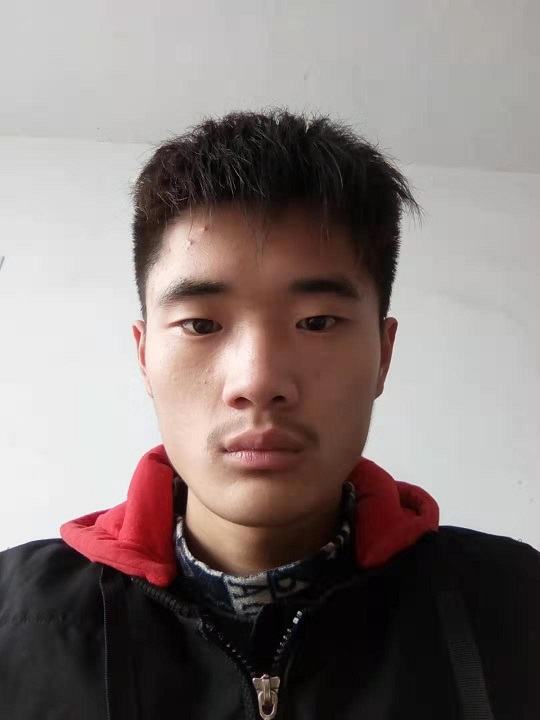
#> input picture hx.jpg, 540 x 720 px
$ python face_kuang.py
#> lines starting #> are read from the running program, lines starting #| are printed output that depends on the picture; after the words box and inside, x2 and y2 are one past the last pixel; in counts of white or black regions, pixels touching at a corner belong together
import cv2
import numpy as np
face_cascade=cv2.CascadeClassifier("C:/Python27/Lib/site-packages/cv2/data/haarcascade_frontalface_default.xml")
eye_cascade=cv2.CascadeClassifier("C:/Python27/Lib/site-packages/cv2/data/haarcascade_eye.xml")
i = cv2.imread('hx.jpg')
#> i is the input picture: shape (720, 540, 3); mean B, G, R 120.5, 122.7, 133.9
print (i.shape)
#| (720, 540, 3)
gray=cv2.cvtColor(i,cv2.COLOR_BGR2GRAY)
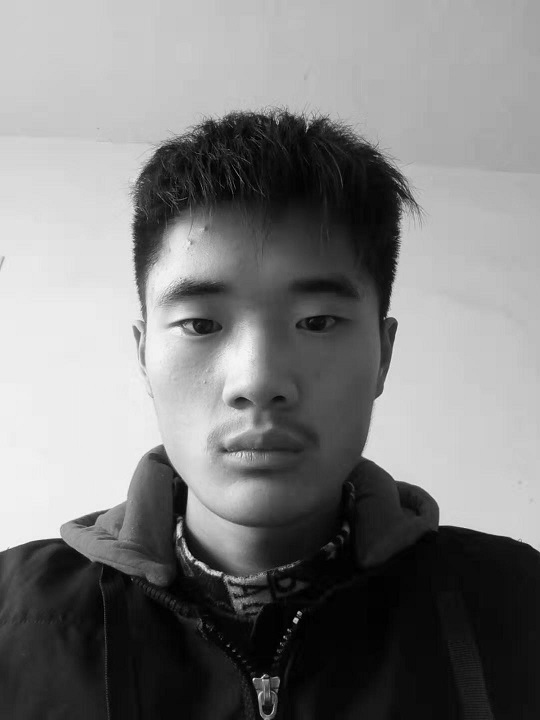
#> gray: shape (720, 540); min 0, max 253, mean 125.8
faces = face_cascade.detectMultiScale(
    gray,
    scaleFactor = 1.1,
    minNeighbors = 5,
    minSize = (5,5),
)
#> faces = [[105, 205, 304, 304]]
l=len(faces)
#> l = 1
print (l)
#| 1
for (x,y,w,h) in faces:
    cv2.rectangle(i,(x,y),(x+w,y+h),(255,0,0),2)
    cv2.putText(i,'face',(w//2+x,y-h//5),cv2.FONT_HERSHEY_PLAIN,2.0,(255,255,255),2,1)
    roi_gray = gray[y:y+h, x:x+w]
    roi_color = i[y:y+h, x:x+w]
    eyes = eye_cascade.detectMultiScale(roi_gray)
#> this loop made 1 pass
#> (x, y, w, h, eyes) on pass 1: (105, 205, 304, 304, [[58, 85, 69, 69], [172, 77, 75, 75]])
#> pass 1, `roi_gray = gray[y:y+h, x:x+w]`:
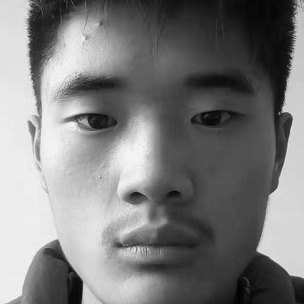
#> roi_gray: shape (304, 304); min 1, max 247, mean 124.4
#> pass 1, `roi_color = i[y:y+h, x:x+w]`:
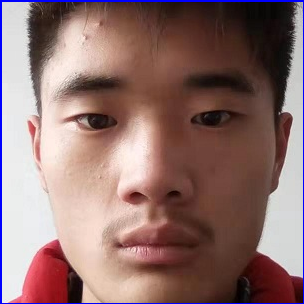
#> roi_color: shape (304, 304, 3); mean B, G, R 111.1, 113.6, 143.5
#> after the loop:
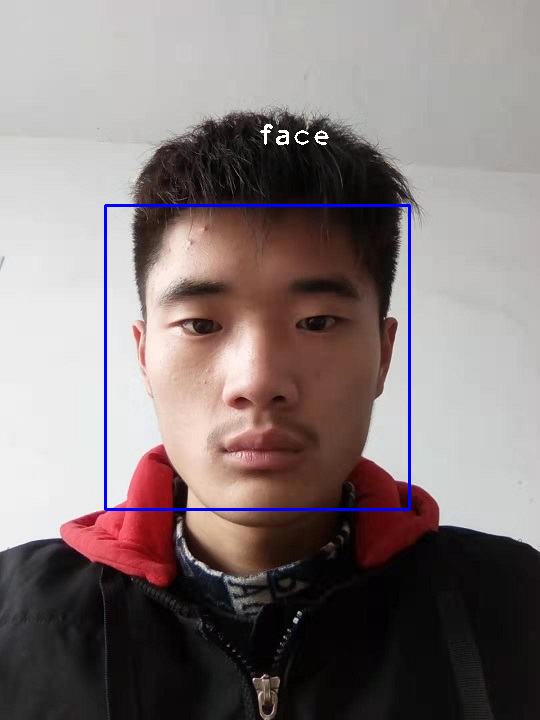
#> i: shape (720, 540, 3); 1.04% of pixels changed, all inside (x1, y1, x2, y2) = (104, 124, 411, 511)
cv2.putText(i,"face count",(20,20),cv2.FONT_HERSHEY_PLAIN,2.0,(255,255,255),2,1)
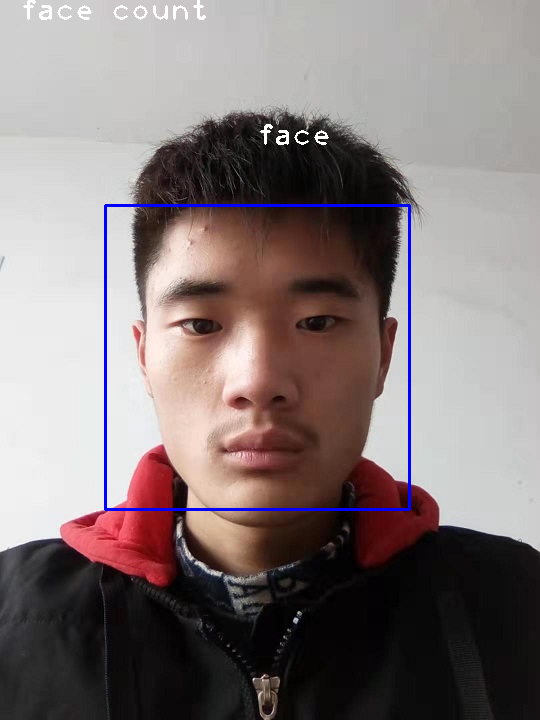
#> i: shape (720, 540, 3); 0.22% of pixels changed, all inside (x1, y1, x2, y2) = (23, 0, 206, 20)
cv2.putText(i,str(l),(230,20),cv2.FONT_HERSHEY_PLAIN,2.0,(255,255,255),2,1)
#> i: shape (720, 540, 3); 0.02% of pixels changed, all inside (x1, y1, x2, y2) = (235, 0, 242, 20)
#cv2.putText(i,"eyes count",(20,60),cv2.FONT_HERSHEY_PLAIN,2.0,(255,255,255),2,1)
print (i.shape)	#cv2.putText(i,str(r),(230,60),cv2.FONT_HERSHEY_PLAIN,2.0,(255,255,255),2,1)
#| (720, 540, 3)
cv2.imshow("img",i)
cv2.waitKey(0)

$ run again, with a.jpg copied over hx.jpg
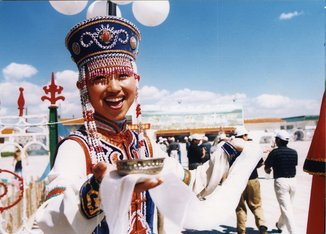
#> input picture a.jpg, 326 x 234 px
#> i is the input picture: shape (234, 326, 3); mean B, G, R 170.1, 158.4, 155.9
#| (234, 326, 3)
#> `gray=cv2.cvtColor(i,cv2.COLOR_BGR2GRAY)`:
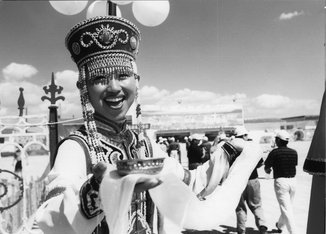
#> gray: shape (234, 326); min 1, max 255, mean 159
#> faces = [[82, 53, 62, 62]]
#> l = 1
#| 1
#> the loop `for (x,y,w,h) in faces:` made 1 pass
#> `cv2.putText(i,"face count",(20,20),cv2.FONT_HERSHEY_PLAIN,2.0,(255,255..`:
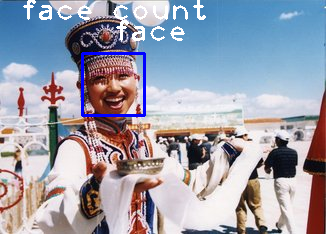
#> i: shape (234, 326, 3); mean B, G, R 172.6, 159, 157
#| (234, 326, 3)

$ run again, with b.jpg copied over hx.jpg
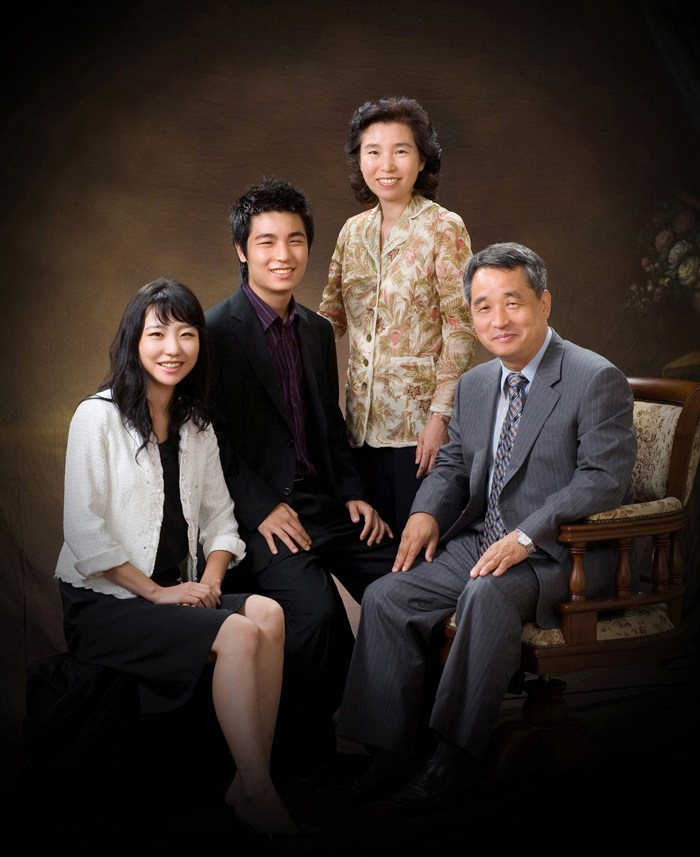
#> input picture b.jpg, 700 x 857 px
#> i is the input picture: shape (857, 700, 3); mean B, G, R 39.9, 45.4, 55.5
#| (857, 700, 3)
#> faces = [[351, 124, 70, 70], [243, 212, 74, 74], [380, 259, 57, 57], [459, 272, 82, 82], [135, 307, 72, 72]]
#> l = 5
#| 5
#> the loop `for (x,y,w,h) in faces:` made 5 passes
#> (x, y, w, h, eyes) on passes 1, 2, 4, 5: (351, 124, 70, 70, [[12, 19, 21, 21], [39, 17, 21, 21]]), (243, 212, 74, 74, [[12, 18, 25, 25]]), (459, 272, 82, 82, [[40, 20, 24, 24], [14, 23, 24, 24]]), (135, 307, 72, 72, [[11, 17, 21, 21], [40, 16, 23, 23]])
#> pass 1, `roi_color = i[y:y+h, x:x+w]`:
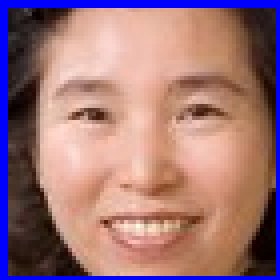
#> roi_color: shape (70, 70, 3) (shown 4 times larger); mean B, G, R 120.9, 116.6, 157.2
#> `cv2.putText(i,"face count",(20,20),cv2.FONT_HERSHEY_PLAIN,2.0,(255,255..`:
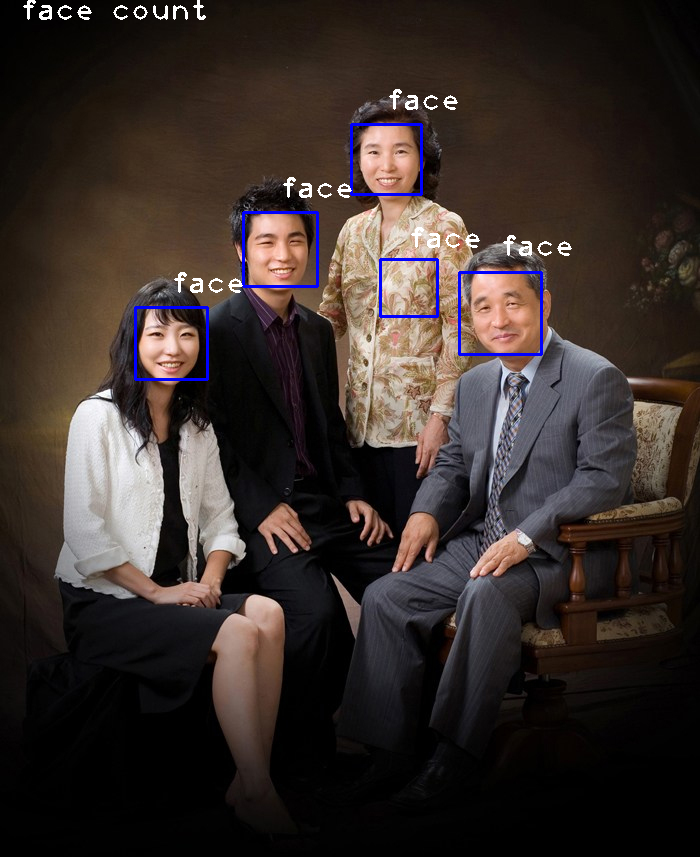
#> i: shape (857, 700, 3); mean B, G, R 42.2, 45.7, 55.6
#| (857, 700, 3)
